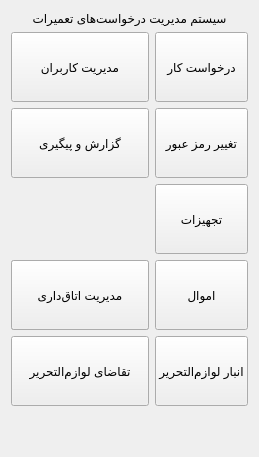
      <widget class="QWidget" name="tabHome">
       <property name="layoutDirection">
        <enum>Qt::LayoutDirection::RightToLeft</enum>
       </property>
       <attribute name="title">
        <string>صفحه اصلی</string>
       </attribute>
       <layout class="QVBoxLayout" name="verticalLayoutHome">
        <item>
         <widget class="QLabel" name="lblHomeTitle">
          <property name="text">
           <string>سیستم مدیریت درخواست‌های تعمیرات</string>
          </property>
          <property name="alignment">
           <set>Qt::AlignmentFlag::AlignCenter</set>
          </property>
         </widget>
        </item>
        <item>
         <layout class="QGridLayout" name="gridLayoutHome">
          <item row="0" column="0">
           <widget class="QPushButton" name="btnOpenKar">
            <property name="minimumSize">
             <size>
              <width>0</width>
              <height>70</height>
             </size>
            </property>
            <property name="text">
             <string>درخواست کار</string>
            </property>
           </widget>
          </item>
          <item row="0" column="1">
           <widget class="QPushButton" name="btnOpenUsers">
            <property name="minimumSize">
             <size>
              <width>0</width>
              <height>70</height>
             </size>
            </property>
            <property name="text">
             <string>مدیریت کاربران</string>
            </property>
           </widget>
          </item>
          <item row="1" column="0">
           <widget class="QPushButton" name="btnOpenPassword">
            <property name="minimumSize">
             <size>
              <width>0</width>
              <height>70</height>
             </size>
            </property>
            <property name="text">
             <string>تغییر رمز عبور</string>
            </property>
           </widget>
          </item>
          <item row="1" column="1">
           <widget class="QPushButton" name="btnOpenReports">
            <property name="minimumSize">
             <size>
              <width>0</width>
              <height>70</height>
             </size>
            </property>
            <property name="text">
             <string>گزارش و پیگیری</string>
            </property>
           </widget>
          </item>
          <item row="2" column="0">
           <widget class="QPushButton" name="btnOpenEquipment">
            <property name="minimumSize">
             <size>
              <width>0</width>
              <height>70</height>
             </size>
            </property>
            <property name="text">
             <string>تجهیزات</string>
            </property>
           </widget>
          </item>
          <item row="3" column="1">
           <widget class="QPushButton" name="btnOpenMesc">
            <property name="minimumSize">
             <size>
              <width>0</width>
              <height>70</height>
             </size>
            </property>
            <property name="text">
             <string>مدیریت کد کالاهای MESC</string>
            </property>
           </widget>
          </item>
          <item row="3" column="0">
           <widget class="QPushButton" name="btnOpenAssets">
            <property name="minimumSize">
             <size>
              <width>0</width>
              <height>70</height>
             </size>
            </property>
            <property name="text">
             <string>اموال</string>
            </property>
           </widget>
          </item>
          <item row="3" column="1">
           <widget class="QPushButton" name="btnOpenHotel">
            <property name="minimumSize">
             <size>
              <width>0</width>
              <height>70</height>
             </size>
            </property>
            <property name="text">
             <string>مدیریت اتاق‌داری</string>
            </property>
           </widget>
          </item>
          <item row="4" column="0">
           <widget class="QPushButton" name="btnOpenAnbarTahrir">
            <property name="text">
             <string>انبار لوازم‌التحریر</string>
            </property>
            <property name="minimumSize">
             <size>
              <width>0</width>
              <height>70</height>
             </size>
            </property>
           </widget>
          </item>
          <item row="4" column="1">
           <widget class="QPushButton" name="btnOpenMtoTahrir">
            <property name="text">
             <string>تقاضای لوازم‌التحریر</string>
            </property>
            <property name="minimumSize">
             <size>
              <width>0</width>
              <height>70</height>
             </size>
            </property>
           </widget>
          </item>
         </layout>
        </item>
        <item>
         <spacer name="verticalSpacerHome">
          <property name="orientation">
           <enum>Qt::Orientation::Vertical</enum>
          </property>
          <property name="sizeHint" stdset="0">
           <size>
            <width>20</width>
            <height>40</height>
           </size>
          </property>
         </spacer>
        </item>
       </layout>
      </widget>
